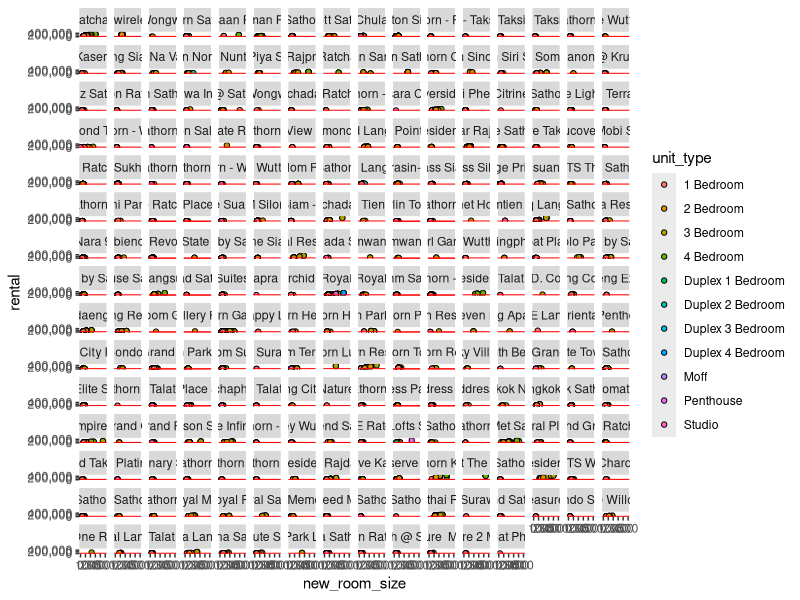
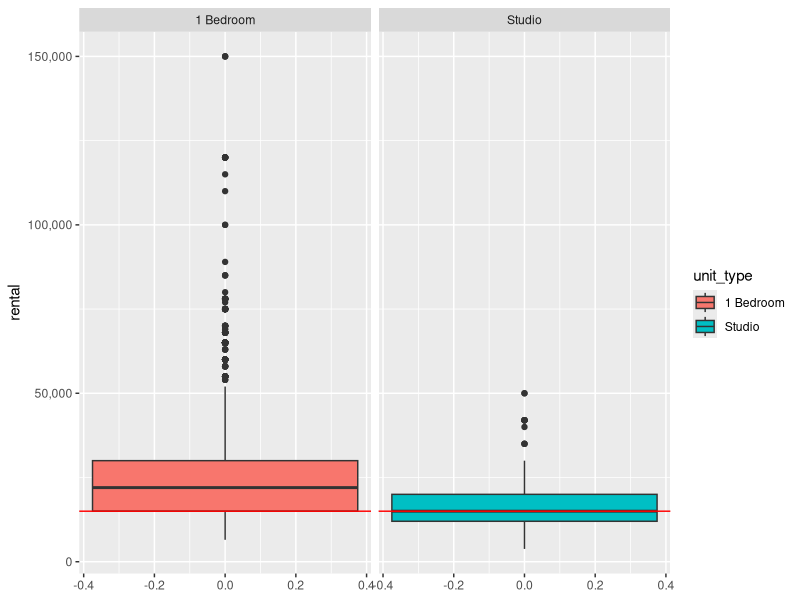
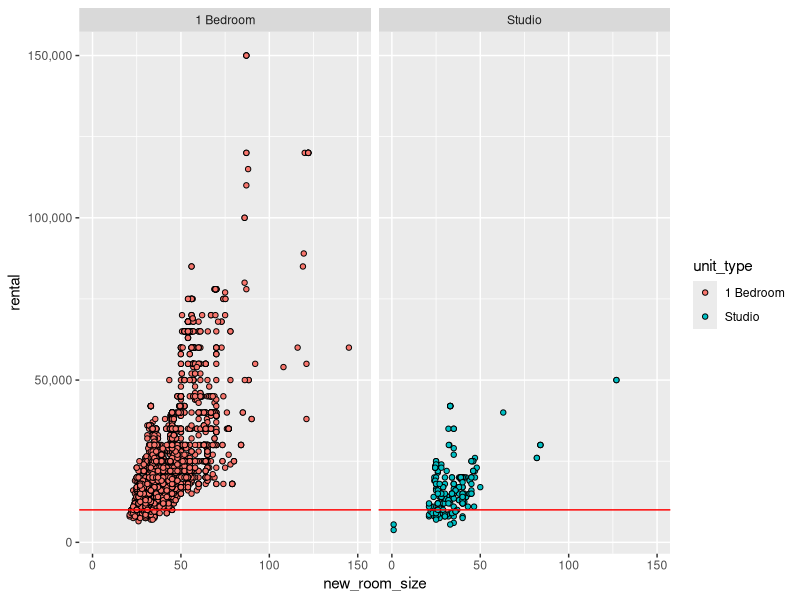

Reproduce these figures in R, in order. (Note: this script raises an error after producing the figures.)
library(dbplyr)
library(ggplot2)
library(tidyverse)
library(ggrepel)
library(stats)
library(readxl)

##source: https://www.kaggle.com/datasets/krityodp/condominium-data-in-bangkok
## as of Jun 2023, data source: scrapped from propertyhub.com

data <- read_excel("202306.xlsx")

## [1] change existing floor column into number
data <- data %>% 
  mutate(new_floor = gsub("[^0-9]", "", floor)) 
data$new_floor <- as.numeric(data$new_floor)

## [2] change existing sQM into column into number
data <- data %>% 
  mutate(new_room_size = gsub("sq.m.", "", room_size))## use gsub to extract number but keep decimal
data$new_room_size <- as.numeric(data$new_room_size)

## [3] calculate rental per sqm
data <- data %>%
  mutate(rental_to_sqm = rental/new_room_size)

## Chart codes --------------

#rental vs room size by project
ggplot(data, mapping = aes(x = new_room_size, y = rental, fill = unit_type)) +
  geom_point(shape = 21) +
  scale_x_continuous(limits = c(0,500)) +
  scale_y_continuous(labels = scales::comma) +
  geom_hline(yintercept = 10000, color = "red") +
  facet_wrap(~ project_name)

#rental studio and 1br only
ggplot(subset(data, unit_type == c("1 Bedroom", "Studio")), mapping = aes(y = rental, fill = unit_type)) +
  geom_boxplot(shape = 21) +
  scale_y_continuous(labels = scales::comma) +
  geom_hline(yintercept = 15000, color = "red") +
  facet_wrap(~ unit_type)

#rental vs room size studio and 1br only
ggplot(subset(data, unit_type == c("1 Bedroom", "Studio") ), mapping = aes(x = new_room_size, y = rental, fill = unit_type)) +
  geom_point(shape = 21) +
  scale_x_continuous(limits = c(0,150)) +
  scale_y_continuous(labels = scales::comma) +
  geom_hline(yintercept = 10000, color = "red") +
  facet_wrap(~ unit_type)

#rental sqm vs floor
ggplot(data, mapping = aes(x = rental_sqm, y = new_floor, fill = unit_type)) +
  geom_point(shape = 21) +
  scale_x_continuous() + #0.97 quantile
  scale_y_continuous(limits = c(0,40), labels = scales::comma)
